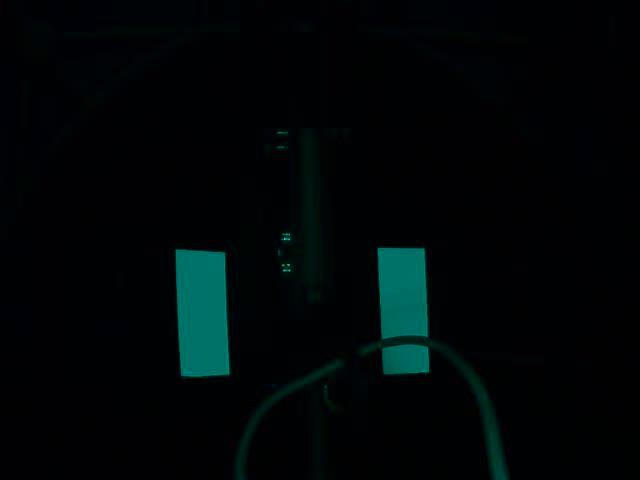
#> input picture 1ftH2ftD0Angle0Brightness.jpg, 640 x 480 px, given in place of video, which was not available
$ python RaspiStream.py
#> lines starting #> are read from the running program, lines starting #| are printed output that depends on the picture; pictures that were not available may be replaced by others from this repository, and a replacement may not be noted
import numpy as np
import cv2
import array as arr

areaArray = []
"""
fileName = input("what is the filename, file ending included:")
frame = cv2.imread(fileName)
"""
cap = cv2.VideoCapture("http://192.168.1.201:8080/video")

while True:
    ret, frame = cap.read()
#> frame is the input picture: shape (480, 640, 3); mean B, G, R 7.5, 6.4, 0.6
    frame = cv2.medianBlur(frame, 11)
    blank_image = np.zeros((480, 640, 3), np.uint8)
    gray = cv2.cvtColor(frame, cv2.COLOR_BGR2GRAY)
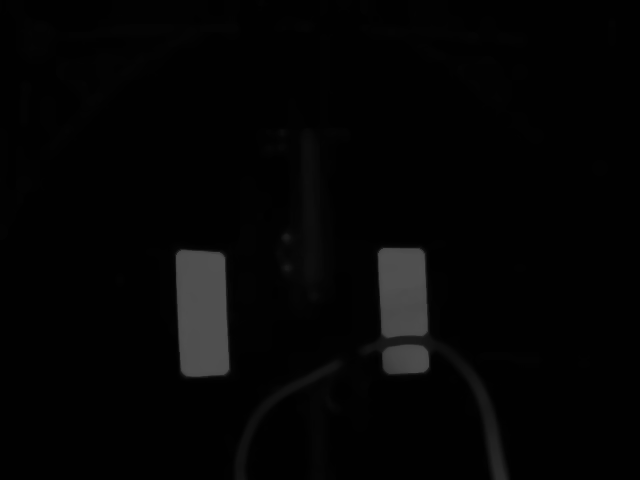
#> gray: shape (480, 640); min 1, max 80, mean 4.6
    #hsv = cv2.cvtColor(hsv, cv2.COLOR_GRAY2HSV)

    cv2.imshow('frame', frame)
    upperwhite = np.array([255, 0, 255])
    lowerwhite = np.array([0, 0, 0])


    ret, thresh = cv2.threshold(gray, 200, 255, cv2.THRESH_BINARY)
#> thresh: shape (480, 640); every value is 0
    #res = cv2.bitwise_and(frame, frame, mask= mask)
    #cv2.imshow('thresh', thresh)
    #cv2.imshow('init frame', frame)
    contour, hierarchy = cv2.findContours(thresh, cv2.RETR_LIST, cv2.CHAIN_APPROX_NONE)
#> contour = []

    #print(hierarchy)

    for i, c in enumerate(contour):
        area = cv2.contourArea(c)
        areaArray.append(area)
#> this loop made 0 passes
#> after the loop, areaArray = []

    #print(areaArray)

    sorteddata = sorted(contour, key=cv2.contourArea, reverse=True)
#> sorteddata = []

    #print(sorteddata)

    for i, c in enumerate(sorteddata):
        if i < 2:
            sorteddata[0] = np.delete(sorteddata[0], i)

    cv2.drawContours(blank_image, contour, cv2.FILLED, [0, 0, 255], 2)
#> blank_image: shape (480, 640, 3); every value is 0

    #print(sorteddata)

    """for i, c in enumerate(areaArray):
        if i > 2:
            sorteddata.remove(sorteddata[i])
    """

    if cv2.waitKey(1) & 0xFF == ord(' '):
#> (key Esc is pressed here)
        break

    #print(sorteddata)

    cv2.imshow('contours', blank_image)
    cv2.imshow('img', thresh)
    #cv2.imshow('res', res)

    #cv2.waitKey(0)
cv2.destroyAllWindows()
#cv2.imwrite("contours.jpeg", blank_image)

$ run again, on 1ftH2ftD1Angle0Brightness.jpg
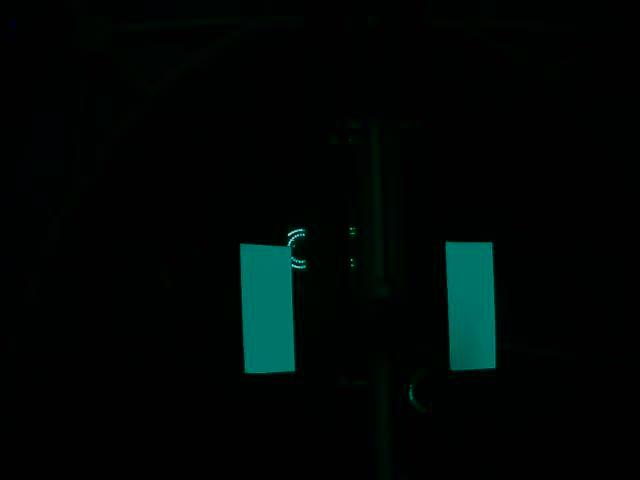
#> input picture 1ftH2ftD1Angle0Brightness.jpg, 640 x 480 px, given in place of video, which was not available
#> frame is the input picture: shape (480, 640, 3); mean B, G, R 5.4, 6.7, 0.7
#> `gray = cv2.cvtColor(frame, cv2.COLOR_BGR2GRAY)`:
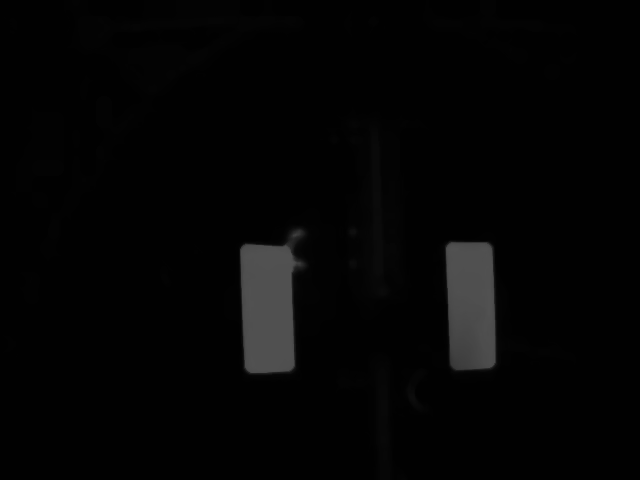
#> gray: shape (480, 640); min 1, max 81, mean 4.5
#> thresh: shape (480, 640); every value is 0
#> contour = []
#> blank_image: shape (480, 640, 3); every value is 0

$ run again, on 1ftH2ftD2Angle0Brightness.jpg
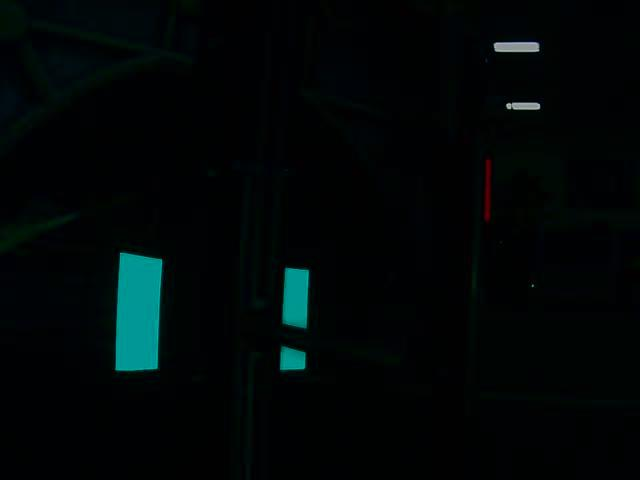
#> input picture 1ftH2ftD2Angle0Brightness.jpg, 640 x 480 px, given in place of video, which was not available
#> frame is the input picture: shape (480, 640, 3); mean B, G, R 7.1, 6.6, 1
#> `gray = cv2.cvtColor(frame, cv2.COLOR_BGR2GRAY)`:
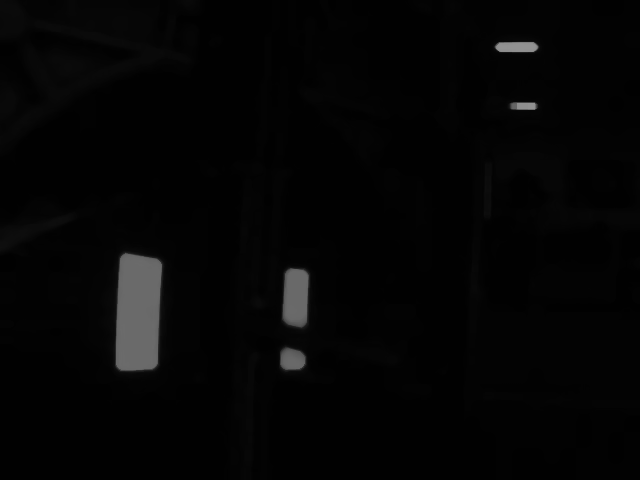
#> gray: shape (480, 640); min 1, max 146, mean 4.8
#> thresh: shape (480, 640); every value is 0
#> contour = []
#> blank_image: shape (480, 640, 3); every value is 0

$ run again, on 1ftH3ftD0Angle0Brightness.jpg
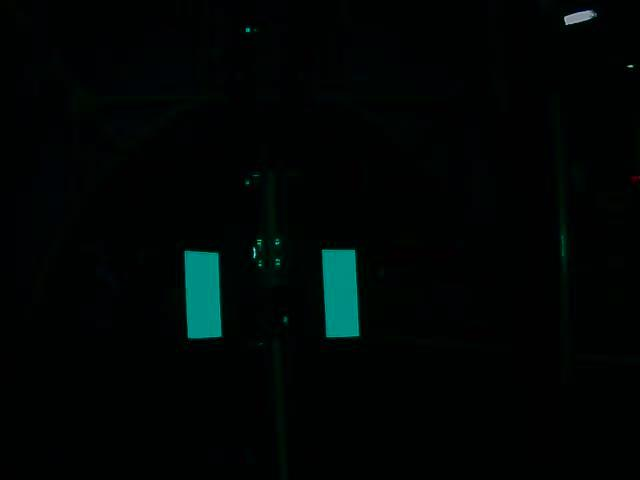
#> input picture 1ftH3ftD0Angle0Brightness.jpg, 640 x 480 px, given in place of video, which was not available
#> frame is the input picture: shape (480, 640, 3); mean B, G, R 4.5, 5.4, 0.6
#> `gray = cv2.cvtColor(frame, cv2.COLOR_BGR2GRAY)`:
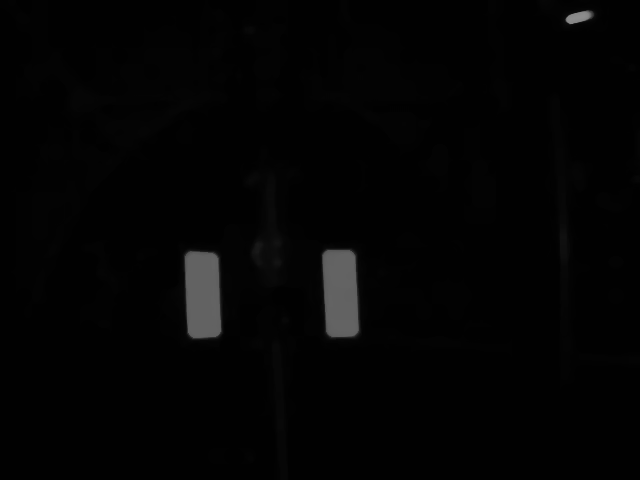
#> gray: shape (480, 640); min 1, max 141, mean 3.5
#> thresh: shape (480, 640); every value is 0
#> contour = []
#> blank_image: shape (480, 640, 3); every value is 0
